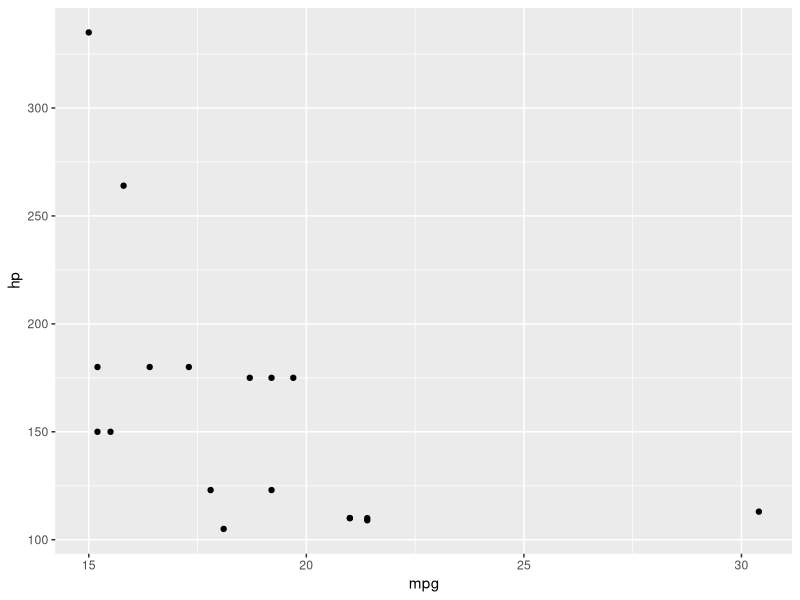
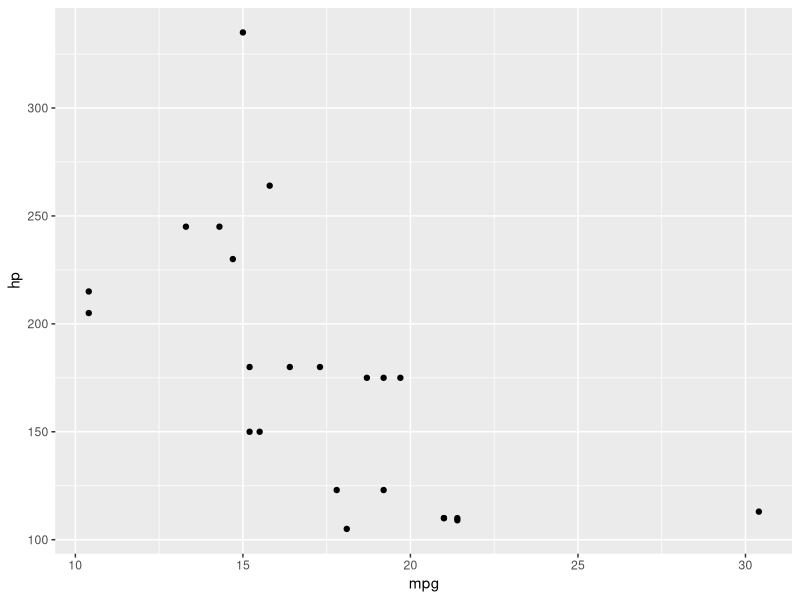

Source code (R) for these figures, in order:
## ---- chunk 1
install.packages("tidyverse", dependencies = TRUE)
## ---- chunk 2
getwd()
## ---- chunk 3
library(tidyverse)
## ---- chunk 4
2 + 3 + 2
## ---- chunk 5
abs(-77)
## ---- chunk 6
x <- 1
## ---- chunk 7
x <- 
## ---- chunk 8
x <- c(1, 2, 3, 4, 5)
## ---- chunk 9
# Assign the object
sequence_one_to_twenty <- seq(1, 20)

# Check the contents of the object
sequence_one_to_twenty

# Calculate the mean of the sequence
mean(sequence_one_to_twenty)

# Calculate the max of the sequence
max(sequence_one_to_twenty)

## ---- chunk 10
y <- c("a", "b", "c", "d", "e")
xy <- tibble(x, y)
## ---- chunk 11
?abs()
## ---- chunk 12

#First let's load the tidyverse

library(tidyverse)

#Load a data set of cars into a dataframe
cars_data <- as_tibble(mtcars)

#Display table
cars_data

#Fiter the list to cars with fuel economy >= 15 mpg and horsepower >=100
mpg_hp <-filter(mtcars, mpg >= 15, hp >=100)

#Create a scatter plot of mpg vs horsepower 
ggplot(data = mpg_hp) + geom_point(mapping = aes(x = mpg, y = hp))
## ---- chunk 13

#First let's load the tidyverse

library(tidyverse)

#Load a data set of cars into a dataframe
cars_data <- as_tibble(mtcars)

#Display table
cars_data

#Fiter the list to cars with fuel economy >= 15 mpg and horsepower >=100
mpg_hp <-filter(mtcars, mpg >= 10, hp >=100)

#Create a scatter plot of mpg vs horsepower 
ggplot(data = mpg_hp) + geom_point(mapping = aes(x = mpg, y = hp))
